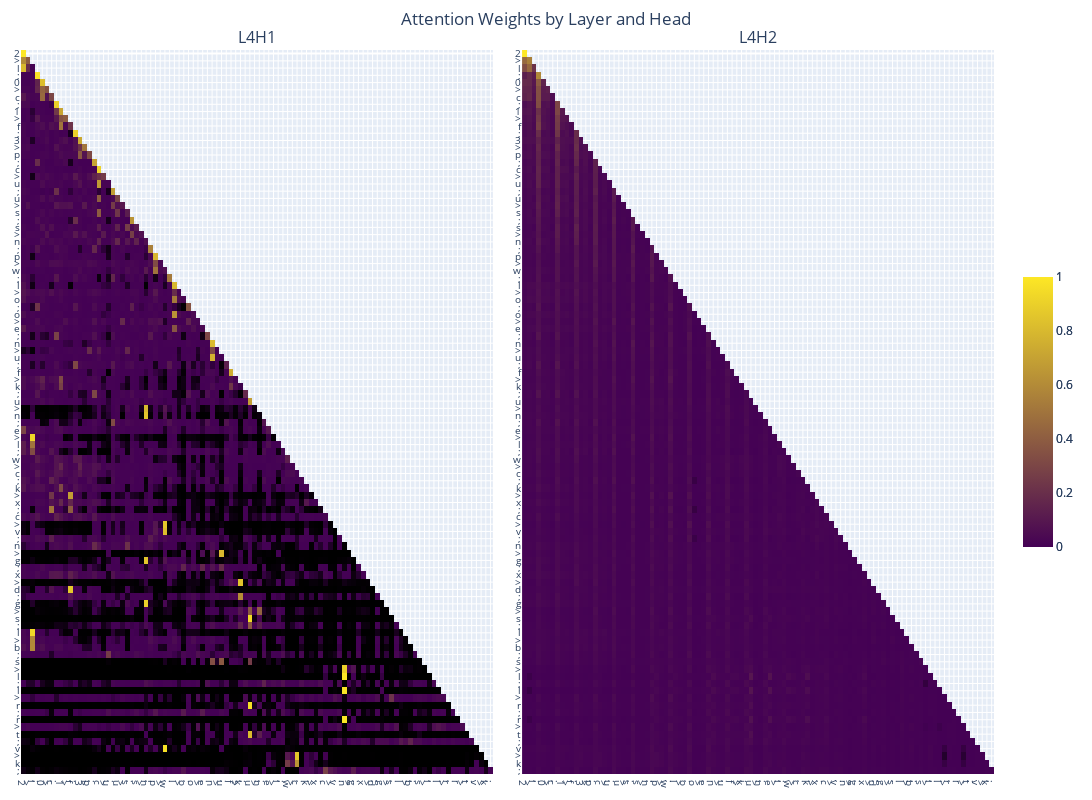

The cell this chart's notebook holds for it:
### Markdown cell above
### Layer 4

### Code cell
weights = [attn_weight.detach().cpu().numpy()[0] for attn_weight in attn_weights]
plotly_fig = get_fig(weights, list(prompt), base_height=800, selected_layers=[3], selected_heads=[0, 1], selected_x_toks=list(range(100)), selected_y_toks=list(range(100)))
plotly_fig.write_html("assets/l4_attn_map.html")
plotly_fig.show()

### Figure 1 — Plotly figure (JSON) as saved in the notebook; plotly's stock layout.template omitted (floating-point values rounded to 4 significant figures; data arrays with more than 128 entries replaced by an {"elided": "..."} marker saying what was removed)
{"data": [{"colorbar": {"len": 0.4}, "colorscale": [[0, "black"], [0.001, "rgb(68,1,84)"], [1, "rgb(253,231,37)"]], "type": "heatmap", "x": [0, 1, 2, 3, 4, 5, 6, 7, 8, 9, 10, 11, 12, 13, 14, 15, 16, 17, 18, 19, 20, 21, 22, 23, 24, 25, 26, 27, 28, 29, 30, 31, 32, 33, 34, 35, 36, 37, 38, 39, 40, 41, 42, 43, 44, 45, 46, 47, 48, 49, 50, 51, 52, 53, 54, 55, 56, 57, 58, 59, 60, 61, 62, 63, 64, 65, 66, 67, 68, 69, 70, 71, 72, 73, 74, 75, 76, 77, 78, 79, 80, 81, 82, 83, 84, 85, 86, 87, 88, 89, 90, 91, 92, 93, 94, 95, 96, 97, 98, 99], "xaxis": "x", "y": [0, 1, 2, 3, 4, 5, 6, 7, 8, 9, 10, 11, 12, 13, 14, 15, 16, 17, 18, 19, 20, 21, 22, 23, 24, 25, 26, 27, 28, 29, 30, 31, 32, 33, 34, 35, 36, 37, 38, 39, 40, 41, 42, 43, 44, 45, 46, 47, 48, 49, 50, 51, 52, 53, 54, 55, 56, 57, 58, 59, 60, 61, 62, 63, 64, 65, 66, 67, 68, 69, 70, 71, 72, 73, 74, 75, 76, 77, 78, 79, 80, 81, 82, 83, 84, 85, 86, 87, 88, 89, 90, 91, 92, 93, 94, 95, 96, 97, 98, 99], "yaxis": "y", "z": {"elided": "100x100 float values"}, "zmax": 1, "zmin": 0}, {"colorbar": {"len": 0.4}, "colorscale": [[0, "black"], [0.001, "rgb(68,1,84)"], [1, "rgb(253,231,37)"]], "type": "heatmap", "x": [0, 1, 2, 3, 4, 5, 6, 7, 8, 9, 10, 11, 12, 13, 14, 15, 16, 17, 18, 19, 20, 21, 22, 23, 24, 25, 26, 27, 28, 29, 30, 31, 32, 33, 34, 35, 36, 37, 38, 39, 40, 41, 42, 43, 44, 45, 46, 47, 48, 49, 50, 51, 52, 53, 54, 55, 56, 57, 58, 59, 60, 61, 62, 63, 64, 65, 66, 67, 68, 69, 70, 71, 72, 73, 74, 75, 76, 77, 78, 79, 80, 81, 82, 83, 84, 85, 86, 87, 88, 89, 90, 91, 92, 93, 94, 95, 96, 97, 98, 99], "xaxis": "x2", "y": [0, 1, 2, 3, 4, 5, 6, 7, 8, 9, 10, 11, 12, 13, 14, 15, 16, 17, 18, 19, 20, 21, 22, 23, 24, 25, 26, 27, 28, 29, 30, 31, 32, 33, 34, 35, 36, 37, 38, 39, 40, 41, 42, 43, 44, 45, 46, 47, 48, 49, 50, 51, 52, 53, 54, 55, 56, 57, 58, 59, 60, 61, 62, 63, 64, 65, 66, 67, 68, 69, 70, 71, 72, 73, 74, 75, 76, 77, 78, 79, 80, 81, 82, 83, 84, 85, 86, 87, 88, 89, 90, 91, 92, 93, 94, 95, 96, 97, 98, 99], "yaxis": "y2", "z": {"elided": "100x100 float values"}, "zmax": 1, "zmin": 0}], "layout": {"annotations": [{"font": {"size": 16}, "showarrow": false, "text": "L4H1", "x": 0.2425, "xanchor": "center", "xref": "paper", "y": 1, "yanchor": "bottom", "yref": "paper"}, {"font": {"size": 16}, "showarrow": false, "text": "L4H2", "x": 0.7575, "xanchor": "center", "xref": "paper", "y": 1, "yanchor": "bottom", "yref": "paper"}], "height": 800, "margin": {"b": 20, "l": 20, "r": 20, "t": 50}, "showlegend": false, "title": {"text": "Attention Weights by Layer and Head", "x": 0.5}, "width": 1600, "xaxis": {"anchor": "y", "domain": [0, 0.485], "tickfont": {"size": 10}, "tickmode": "array", "ticktext": ["2", ">", "l", ";", "0", ">", "c", ";", "1", ">", "f", ";", "3", ">", "p", ";", "c", ">", "u", ";", "u", ">", "s", ";", "s", ">", "n", ";", "p", ">", "w", ";", "l", ">", "o", ";", "o", ">", "e", ";", "n", ">", "u", ";", "f", ">", "k", ";", "u", ">", "n", ";", "e", ">", "l", ";", "w", ">", "c", ";", "k", ">", "x", ";", "c", ">", "v", ";", "n", ">", "g", ";", "x", ">", "d", ";", "g", ">", "s", ";", "l", ">", "b", ";", "s", ">", "l", ";", "l", ">", "r", ";", "r", ">", "t", ";", "v", ">", "k", ";"], "tickvals": [0, 1, 2, 3, 4, 5, 6, 7, 8, 9, 10, 11, 12, 13, 14, 15, 16, 17, 18, 19, 20, 21, 22, 23, 24, 25, 26, 27, 28, 29, 30, 31, 32, 33, 34, 35, 36, 37, 38, 39, 40, 41, 42, 43, 44, 45, 46, 47, 48, 49, 50, 51, 52, 53, 54, 55, 56, 57, 58, 59, 60, 61, 62, 63, 64, 65, 66, 67, 68, 69, 70, 71, 72, 73, 74, 75, 76, 77, 78, 79, 80, 81, 82, 83, 84, 85, 86, 87, 88, 89, 90, 91, 92, 93, 94, 95, 96, 97, 98, 99], "type": "linear"}, "xaxis2": {"anchor": "y2", "domain": [0.515, 1], "tickfont": {"size": 10}, "tickmode": "array", "ticktext": ["2", ">", "l", ";", "0", ">", "c", ";", "1", ">", "f", ";", "3", ">", "p", ";", "c", ">", "u", ";", "u", ">", "s", ";", "s", ">", "n", ";", "p", ">", "w", ";", "l", ">", "o", ";", "o", ">", "e", ";", "n", ">", "u", ";", "f", ">", "k", ";", "u", ">", "n", ";", "e", ">", "l", ";", "w", ">", "c", ";", "k", ">", "x", ";", "c", ">", "v", ";", "n", ">", "g", ";", "x", ">", "d", ";", "g", ">", "s", ";", "l", ">", "b", ";", "s", ">", "l", ";", "l", ">", "r", ";", "r", ">", "t", ";", "v", ">", "k", ";"], "tickvals": [0, 1, 2, 3, 4, 5, 6, 7, 8, 9, 10, 11, 12, 13, 14, 15, 16, 17, 18, 19, 20, 21, 22, 23, 24, 25, 26, 27, 28, 29, 30, 31, 32, 33, 34, 35, 36, 37, 38, 39, 40, 41, 42, 43, 44, 45, 46, 47, 48, 49, 50, 51, 52, 53, 54, 55, 56, 57, 58, 59, 60, 61, 62, 63, 64, 65, 66, 67, 68, 69, 70, 71, 72, 73, 74, 75, 76, 77, 78, 79, 80, 81, 82, 83, 84, 85, 86, 87, 88, 89, 90, 91, 92, 93, 94, 95, 96, 97, 98, 99], "type": "linear"}, "yaxis": {"anchor": "x", "autorange": "reversed", "domain": [0, 1], "tickfont": {"size": 10}, "tickmode": "array", "ticktext": ["2", ">", "l", ";", "0", ">", "c", ";", "1", ">", "f", ";", "3", ">", "p", ";", "c", ">", "u", ";", "u", ">", "s", ";", "s", ">", "n", ";", "p", ">", "w", ";", "l", ">", "o", ";", "o", ">", "e", ";", "n", ">", "u", ";", "f", ">", "k", ";", "u", ">", "n", ";", "e", ">", "l", ";", "w", ">", "c", ";", "k", ">", "x", ";", "c", ">", "v", ";", "n", ">", "g", ";", "x", ">", "d", ";", "g", ">", "s", ";", "l", ">", "b", ";", "s", ">", "l", ";", "l", ">", "r", ";", "r", ">", "t", ";", "v", ">", "k", ";"], "tickvals": [0, 1, 2, 3, 4, 5, 6, 7, 8, 9, 10, 11, 12, 13, 14, 15, 16, 17, 18, 19, 20, 21, 22, 23, 24, 25, 26, 27, 28, 29, 30, 31, 32, 33, 34, 35, 36, 37, 38, 39, 40, 41, 42, 43, 44, 45, 46, 47, 48, 49, 50, 51, 52, 53, 54, 55, 56, 57, 58, 59, 60, 61, 62, 63, 64, 65, 66, 67, 68, 69, 70, 71, 72, 73, 74, 75, 76, 77, 78, 79, 80, 81, 82, 83, 84, 85, 86, 87, 88, 89, 90, 91, 92, 93, 94, 95, 96, 97, 98, 99], "type": "linear"}, "yaxis2": {"anchor": "x2", "autorange": "reversed", "domain": [0, 1], "tickfont": {"size": 10}, "tickmode": "array", "ticktext": ["2", ">", "l", ";", "0", ">", "c", ";", "1", ">", "f", ";", "3", ">", "p", ";", "c", ">", "u", ";", "u", ">", "s", ";", "s", ">", "n", ";", "p", ">", "w", ";", "l", ">", "o", ";", "o", ">", "e", ";", "n", ">", "u", ";", "f", ">", "k", ";", "u", ">", "n", ";", "e", ">", "l", ";", "w", ">", "c", ";", "k", ">", "x", ";", "c", ">", "v", ";", "n", ">", "g", ";", "x", ">", "d", ";", "g", ">", "s", ";", "l", ">", "b", ";", "s", ">", "l", ";", "l", ">", "r", ";", "r", ">", "t", ";", "v", ">", "k", ";"], "tickvals": [0, 1, 2, 3, 4, 5, 6, 7, 8, 9, 10, 11, 12, 13, 14, 15, 16, 17, 18, 19, 20, 21, 22, 23, 24, 25, 26, 27, 28, 29, 30, 31, 32, 33, 34, 35, 36, 37, 38, 39, 40, 41, 42, 43, 44, 45, 46, 47, 48, 49, 50, 51, 52, 53, 54, 55, 56, 57, 58, 59, 60, 61, 62, 63, 64, 65, 66, 67, 68, 69, 70, 71, 72, 73, 74, 75, 76, 77, 78, 79, 80, 81, 82, 83, 84, 85, 86, 87, 88, 89, 90, 91, 92, 93, 94, 95, 96, 97, 98, 99], "type": "linear"}}}
